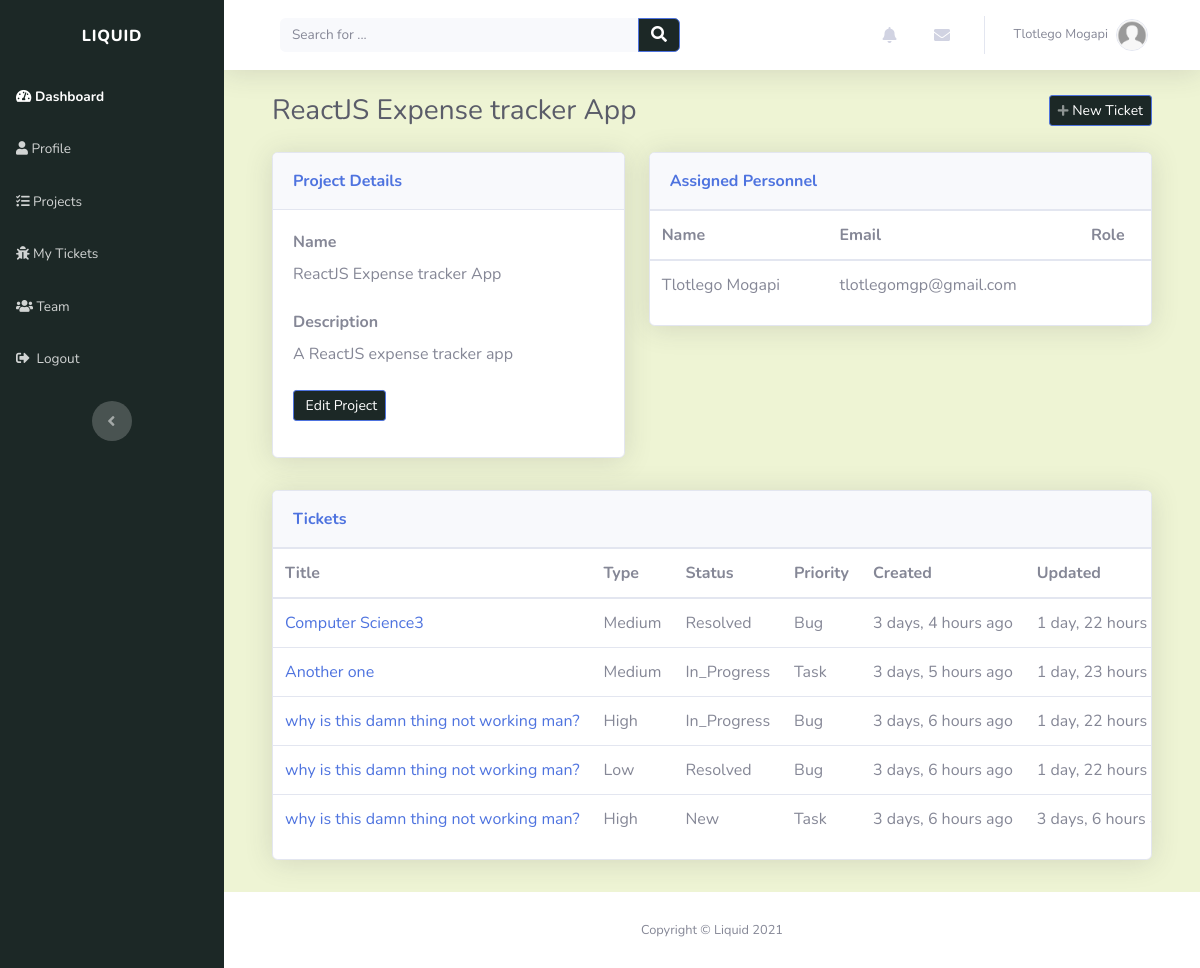
The app's page /projects/reactjs-expense-tracker-app-kibt3quk/ (signed in), older data.
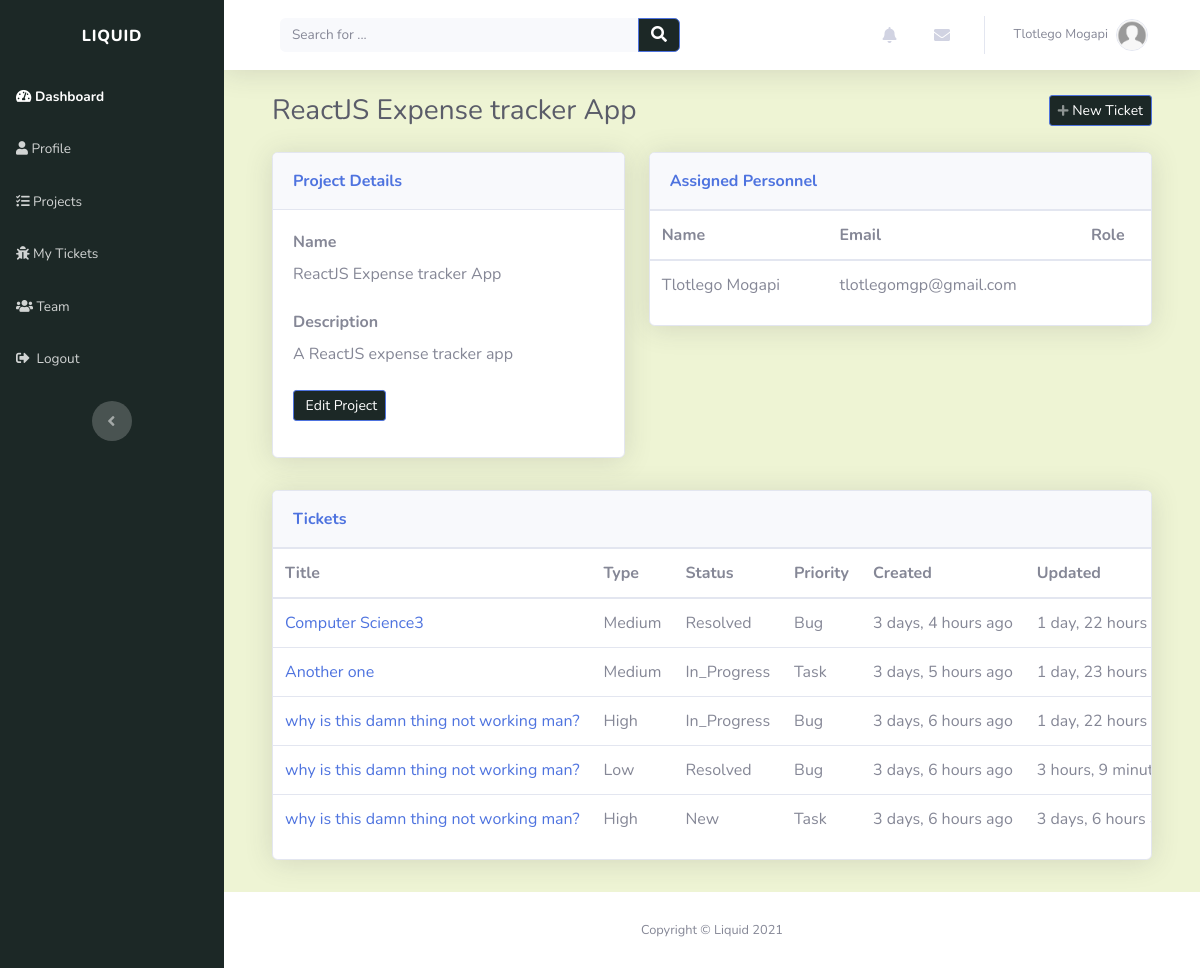
The same page, newer data.
### tickets/models.py (models this page shows, shortened)
class Ticket(models.Model):
    TICKET_PRIORITY = (
        ('LOW', 'Low'),
        ('MEDIUM', 'Medium'),
        ('HIGH', 'High'),
    )
    TICKET_STATUS = (
        ('NEW', 'New'),
        ('IN_PROGRESS', 'In Progress'),
        ('RESOLVED', 'Resolved'),
    )
    TICKET_TYPE = (
        ('TASK', 'Task'),
        ('BUG', 'Bug'),
        ('CHANGE', 'Change'),
        ('FEATURE', 'Feature request')
    )
    title = models.CharField(max_length=50)
    description = models.CharField(max_length=200)
    created_by = models.ForeignKey(Profile, on_delete=models.CASCADE)
    project = models.ForeignKey(Project, related_name="tickets", on_delete=models.CASCADE)
    created_on = models.DateTimeField(verbose_name="created_on", auto_now_add=True)
    updated = models.DateTimeField(verbose_name="date updated", auto_now=True)
    priority = models.CharField(max_length=12, choices=TICKET_PRIORITY, default='LOW')
    status = models.CharField(max_length=12, choices=TICKET_STATUS, default='NEW')
    class_type = models.CharField(max_length=12, choices=TICKET_TYPE, default='TASK')
    slug = models.SlugField(unique=True, blank=True)

### projects/views.py (the view)
# urls.py: path('<slug:slug>/', views.project_detail_view, name="view_project"),
@login_required(login_url='login_page')
def project_detail_view(request, slug):
    context = {}
    project = get_object_or_404(Project, slug=slug)
    context['user_roles'] = ProjectRole.objects.filter(project=project)
    context['tickets'] = Ticket.objects.filter(
        project=project).order_by('-created_on')
    context['project'] = project
    return render(request, "projects/project_detail.html", context)

### account/models.py (called while the page is built)
    def __str__(self):
        return self.user.email

### index/custom_processors.py (called while the page is built)
def profile_processor(request):
    if request.user.is_authenticated:
        user = request.user
        user_profile = get_object_or_404(Profile, user=user)
        user_messages = DirectMessage.objects.filter(receiver=user_profile).order_by('-created_on')[:5]
        user_alerts = Alert.objects.filter(user=user_profile).order_by('-created_on')[:5]
        return {'profile': user_profile, 'direct_messages': user_messages, 'alerts': user_alerts}
    else:
        return{}

### projects/models.py (called while the page is built)
    def __str__(self):
        return self.name

### projects/templates/projects/project_detail.html (shortened to what this page needs)
{% extends "index/header.html" %} {% load static %} {% block title %}Project{% endblock %} {% block content %}
<div class="container-fluid">
	<div class="d-sm-flex justify-content-between align-items-center mb-4">
		<h3 class="text-dark mb-0">{{project|truncatechars:40}}</h3>
		<a
			class="btn btn-primary btn-sm d-none d-sm-inline-block"
			role="button"
			href="{% url 'add_ticket' project.slug %}"
			style="background: rgb(28, 40, 38)"
			><em class="fas fa-plus fa-sm text-white-50"></em>&nbsp;New Ticket</a
		>
	</div>
	<div class="row mb-3">
		<div class="col-lg-5">
			<div class="row">
				<div class="col">
					<div class="card shadow mb-3">
						<div class="card-header py-3">
							<p class="text-primary m-0 font-weight-bold" style="color: rgb(28, 40, 38)">
								Project Details
							</p>
						</div>
						<div class="card-body">
							<div class="form-row">
								<div class="col">
									<div class="form-group">
										<label for="username"><strong>Name</strong></label>
										<p class="mb-4">{{ project.name }}</p>
									</div>
								</div>
							</div>
							<div class="form-row">
								<div class="col">
									<div class="form-group">
										<label for="first_name"><strong>Description</strong></label>
										<p class="mb-4">{{ project.description }}</p>
									</div>
								</div>
							</div>
							<div class="form-group">
								<a
									class="btn btn-primary btn-sm d-none d-sm-inline-block"
									role="button"
									href="{% url 'edit_project' project.slug %}"
									style="background: rgb(28, 40, 38)"
									>&nbsp;Edit Project</a
								>
							</div>
						</div>
					</div>
				</div>
			</div>
		</div>
		<div class="col-lg-7">
			<div class="row">
				<div class="col">
					<div class="card shadow mb-3">
						<div class="card-header py-3">
							<p class="text-primary m-0 font-weight-bold" style="color: rgb(28, 40, 38)">
								Assigned Personnel
							</p>
						</div>
						<div
							class="table-responsive table mt-0"
							id="dataTable"
							role="grid"
							aria-describedby="dataTable_info"
						>
							<table class="table my-0" id="dataTable" aria-describedby="users">
								<thead>
									<tr>
										<th scope="col">Name</th>
										<th scope="col">Email</th>
										<th scope="col">Role</th>
									</tr>
								</thead>
								<tbody>
									{% for user in user_roles %}
									<tr style="white-space: nowrap">
										<td>{{user.user.first_name}} {{user.user.last_name}}</td>
										<td>{{ user.user }}</td>
										<td>{{ user.user_role|title }}</td>
									</tr>
									{%endfor%}
								</tbody>
							</table>
						</div>
					</div>
				</div>
			</div>
		</div>
	</div>
	<div class="row mb-3">
		<div class="col-lg-12">
			<div class="row">
				<div class="col">
					<div class="card shadow mb-3">
						<div class="card-header py-3">
							<p class="text-primary m-0 font-weight-bold" style="color: rgb(28, 40, 38)">Tickets</p>
						</div>
						<div
							class="table-responsive table mt-0"
							id="dataTable"
							role="grid"
							aria-describedby="dataTable_info"
						>
							<table class="table my-0" id="dataTable" aria-describedby="projects">
								<thead>
									<tr>
										<th scope="col">Title</th>
										<th scope="col">Type</th>
										<th scope="col">Status</th>
										<th scope="col">Priority</th>
										<th scope="col">Created</th>
										<th scope="col">Updated</th>
									</tr>
								</thead>
								<tbody>
									{%for ticket in tickets %} {% include "tickets/snippets/ticket.html" %} {%endfor%}
								</tbody>
							</table>
						</div>
					</div>
				</div>
			</div>
		</div>
	</div>
</div>
{% endblock %}

### tickets/templates/tickets/snippets/ticket.html (shortened to what this page needs)
<tr style="white-space: nowrap">
	<td><a href="{% url 'view_ticket' ticket.slug %}">{{ ticket.title | truncatechars:40 }}</a></td>
	<td>{{ ticket.priority|title }}</td>
	<td>{{ ticket.status|title }}</td>
	<td>{{ ticket.class_type|title }}</td>
	<td>{{ ticket.created_on|timesince }} ago</td>
	<td>{{ ticket.updated|timesince }} ago</td>
</tr>

Row changes from the older to the newer data that the page shows:
changed Ticket "Low": updated "1 day, 22 hours" → "3 hours, 9…"
